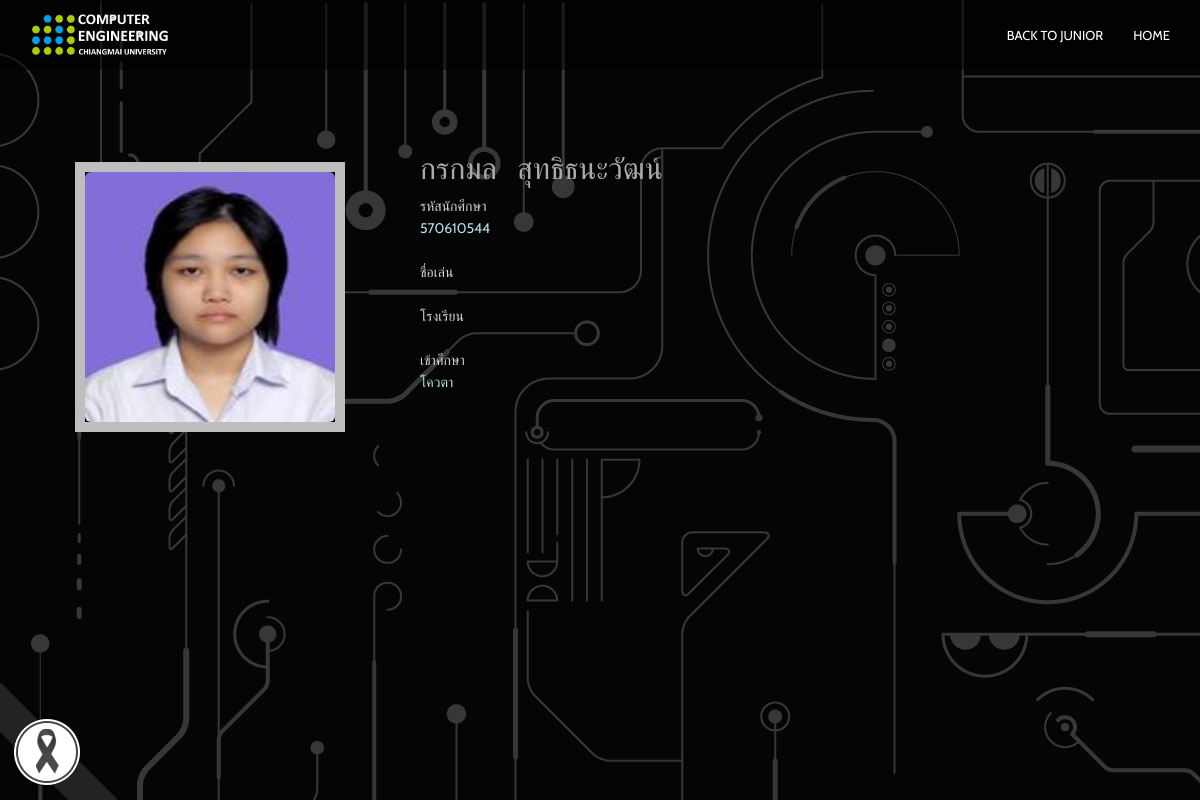
The page /junior/junior_display.php?id=1 on the database its author committed.
### tables this page shows
CREATE TABLE `junior` (
  `id` int(11) NOT NULL,
  `student_id` int(9) NOT NULL,
  `firstname` varchar(20) NOT NULL,
  `lastname` varchar(20) NOT NULL,
  `nickname` varchar(20) NOT NULL,
  `school` varchar(50) NOT NULL,
  `entrance` varchar(20) NOT NULL,
  `img` text NOT NULL
);

### junior/junior_display.php (the view, shortened to what this page needs)
<!DOCTYPE html>
<html lang="en">
    <head>
        <link href="../bootstrap/css/bootstrap.min.css" rel="stylesheet">
        <link href="../font-awesome/css/font-awesome.min.css" rel="stylesheet">
        <link href="../css/flexslider.css" rel="stylesheet" type="text/css" media="screen">
        <link href="../css/owl.carousel.css" rel="stylesheet" type="text/css" media="screen">
        <link href="../css/owl.theme.css" rel="stylesheet" type="text/css" media="screen">
        <link rel="stylesheet" type="text/css" href="../css/jquery-ui.min.css" media="screen">
        <link href="../lightbox2/dist/css/lightbox.css" rel="stylesheet">
        <link href="../css/restaurant-onepage-dark.css" rel="stylesheet" type="text/css" media="screen">
        <body background="bg.jpg">
        <img src="../img/black_ribbon_bottom_left.png" class="black-ribbon stick-bottom stick-left">
        <nav class="navbar navbar-inverse navbar-fixed-top">
            <div class="container">
                <div class="navbar-header">
                    <a href="../index.html"><img src="../img/logo.png" alt = "img" width = "140"></a>
                </div>
                <div id="navbar" class="navbar-collapse collapse">
                    <ul class="nav navbar-nav scroll-to navbar-right">
                        <li><a href="Junior.php">Back to Junior</a></li>
                        <li><a href="../index.html">Home</a></li>
                    </ul>
                </div>
            </div>
        </nav>
<?php
  $servername = "localhost";
  $username = "root";
  $password = "";
  $dbname = "group6";
  $conn = new mysqli($servername, $username, $password,$dbname);
  mysqli_set_charset($conn, "utf8");
  $sql = "SELECT * FROM Junior where id='".$_GET["id"]."'";
  $result = $conn->query($sql);
  $row = $result->fetch_assoc()
?>
 <br><br><br><br><br><br>
    <section class="mainContent full-width clearfix">
      <div class="container">
            <div class="row">
                  <div class="col-sm-4 col-xs-12">
                      <div class="col-sm-3 col-xs-3 col-xs-offset-1">
                        <div class="profile-picture">
                        <img src="<?=$row["img"]?>" alt="img" class="img-rounded">
                      </div>
                      </div>
                  </div>
                  <div class="col-sm-8 col-xs-12">
                    <div class="freshmenInfo">
                          <h2><?=$row["firstname"]?>&nbsp;&nbsp; <?=$row["lastname"]?></h2>
                          <div><font color=#D3D3D3>รหัสนักศึกษา</font></div>
                          <div class="professionDetails"><font color="#B0E0E6"><?=$row["student_id"]?></font></div><br>
                          <div><font color=#D3D3D3>ชื่อเล่น</font></div>
                          <div class="professionDetails"><font color="#B0E0E6"><?=$row["nickname"]?></font></div><br>
                          <div><font color=#D3D3D3>โรงเรียน</font></div>
                          <div class="professionDetails"><font color="#B0E0E6"><?=$row["school"]?></font></div><br>
                          <div><font color=#D3D3D3>เข้าศึกษา</font></div>
                          <div class="professionDetails"><font color="#B0E0E6"><?=$row["entrance"]?></font></div><br>
                          <br><br><br><br><br><br><br><br>
                    </div>
                  </div>
            </div>
      </div>
    </section>
    </body>
</html

### css/restaurant-onepage-dark.css (style rules this page uses)
html, body { height: 100%; }
body { font-family: "Cabin", sans-serif; line-height: 22px; color: #aaa; -webkit-font-smoothing: antialiased; -webkit-text-size-adjust: 100%; -ms-text-size-adjust: 100%; background-color: #222; }
a { color: #f2b84b; }
a, button { -moz-transition: all 0.3s; -o-transition: all 0.3s; -webkit-transition: all 0.3s; transition: all 0.3s; border: 0px; background-color: transparent; }
a, a:hover, a:focus, button, button:focus { text-decoration: none; outline: 0 !important; }
.navbar-inverse { background-color: rgba(0, 0, 0, 0.5); border: 0px; padding: 10px 0; -moz-transition: all 0.5s ease-in-out; -o-transition: all 0.5s ease-in-out; -webkit-transition: all 0.5s ease-in-out; transition: all 0.5s ease-in-out; }
.navbar-inverse .navbar-nav > li > a { color: #fff; text-transform: uppercase; font-size: 13px; }
.profile-picture { border: 10px solid #BEBEBE; margin-bottom: 30px; width: 270px; height: 270px; margin-top: 30px; }
.profile-picture img { width: 250px; display: block; height: 250px; }
.stick-bottom { bottom: 0; }
.stick-left { left: 0; }
.black-ribbon { position: fixed; z-index: 9999; width: auto; }
* { padding: 0; margin: 0; }
* { word-wrap: break-word; }

### rows shown on the page
junior: img (picture), firstname "กรกมล", lastname "สุทธิธนะวัฒน์", student "570610544", entrance "โควตา"
